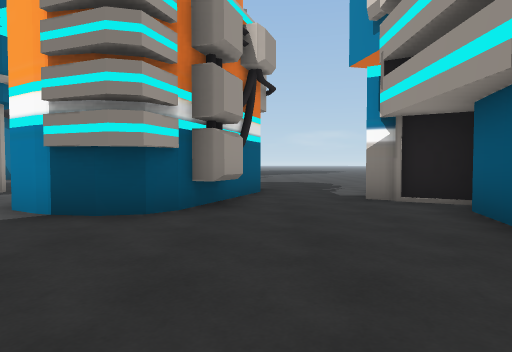
View 1 (above)

24 first-person views from a walk through a scene from a Unity 3-D project. The camera is 1.2 m above the floor, tilts 2° down and sees 75° across. The floor is counted in squares, 2 m on a side. Each view is taken from the middle of a square. On the plan, view 1 faces up. The plan holds only what a view shows up to about 10 squares ahead; the rest is blank. The place goes on beyond the plan. The player is left out.

View 2
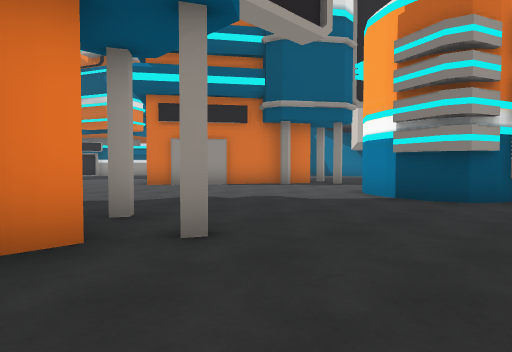

View 3
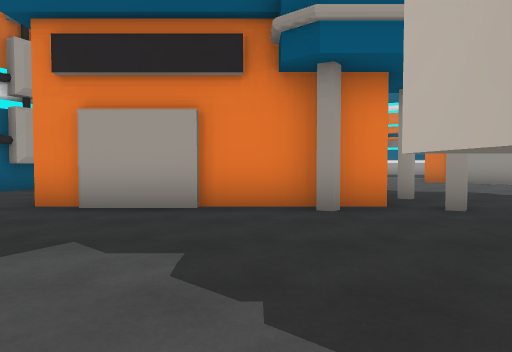

View 4
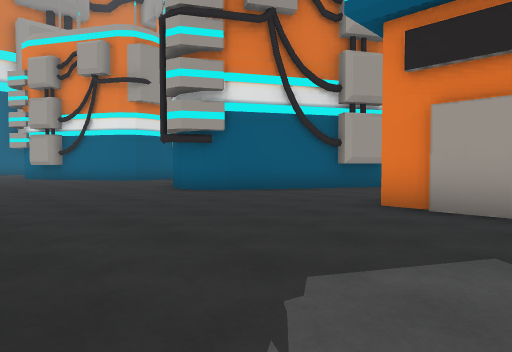

View 5
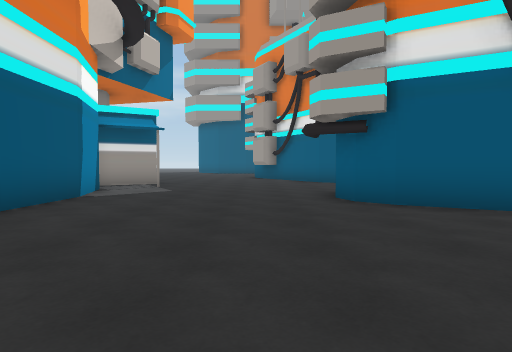

View 6
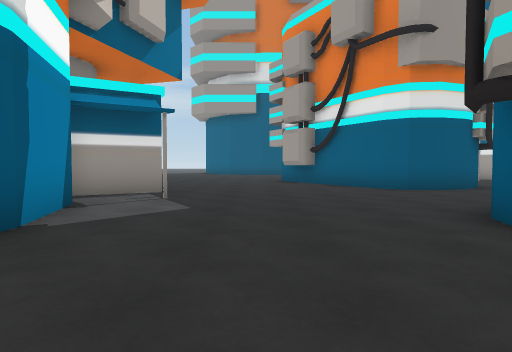

View 7
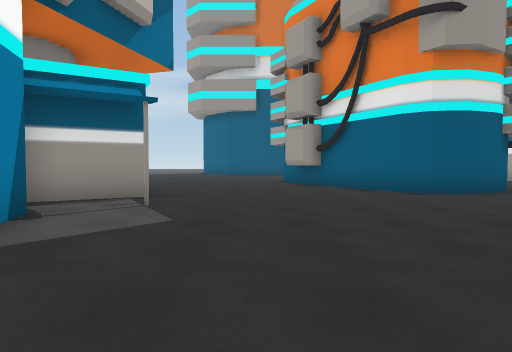

View 8
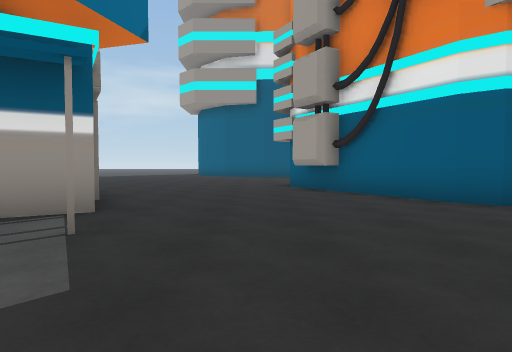

View 9
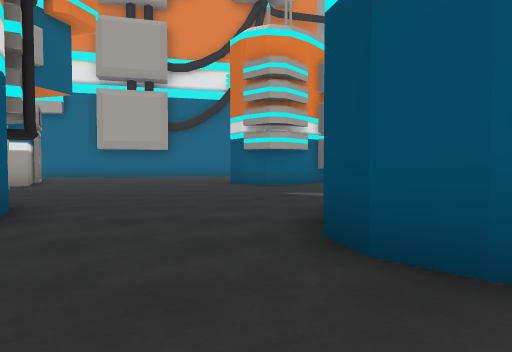

View 10
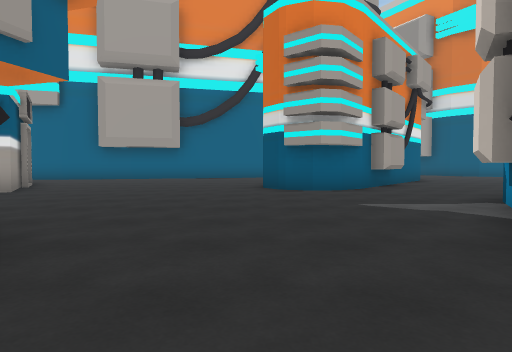

View 11
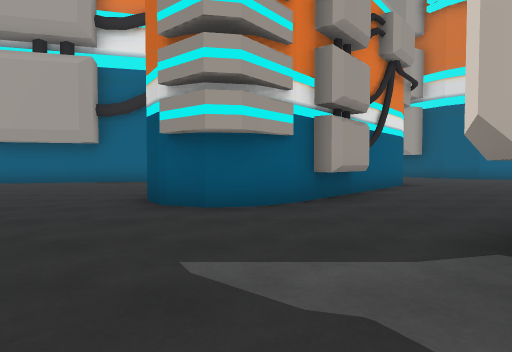

View 12
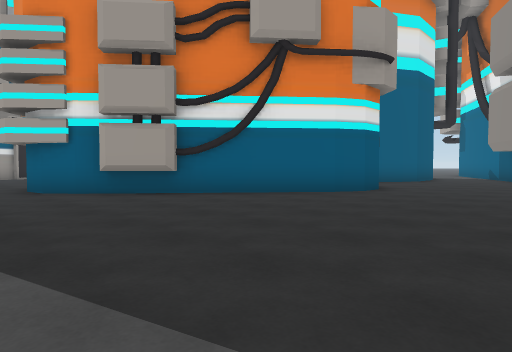

View 13
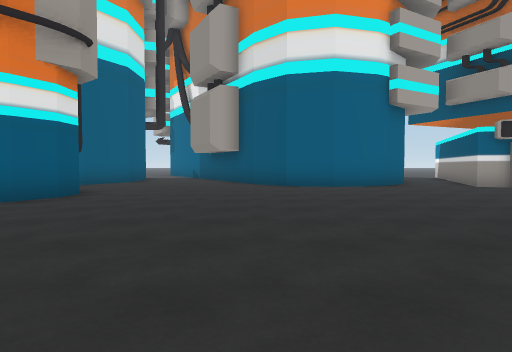

View 14
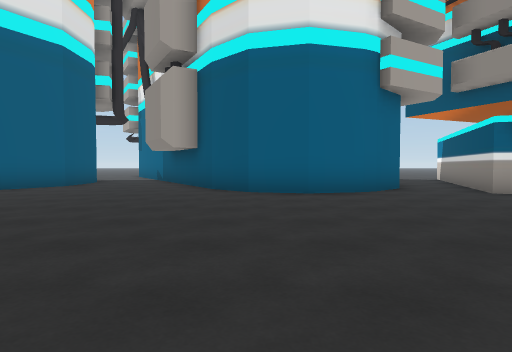

View 15
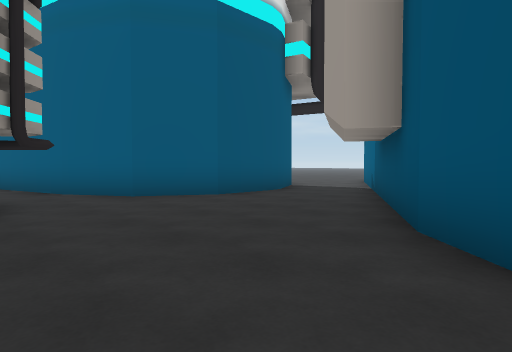

View 16
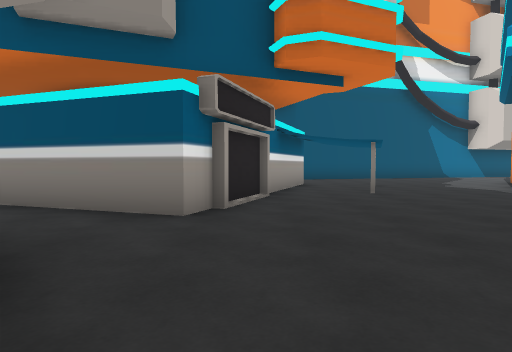

View 17
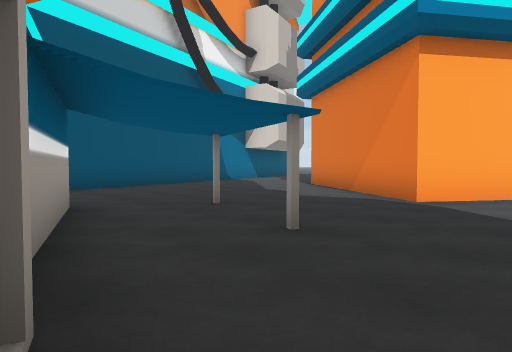

View 18
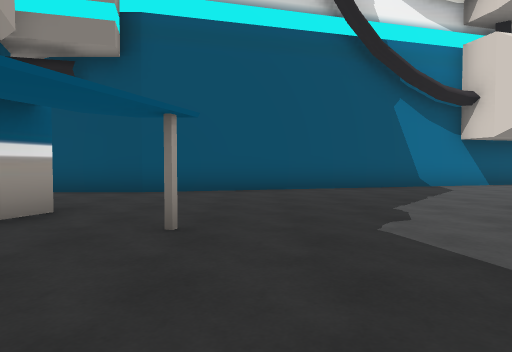

View 19
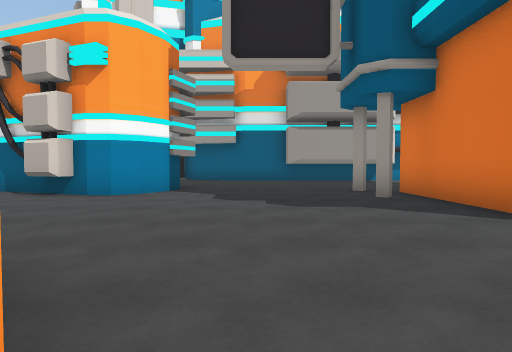

View 20
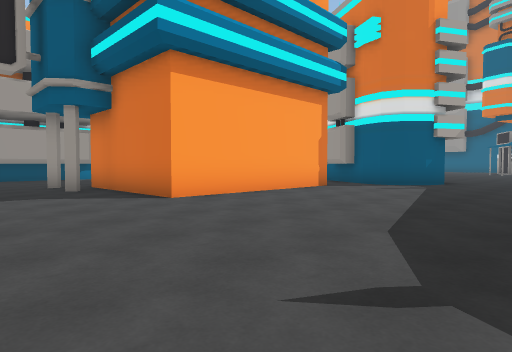

View 21
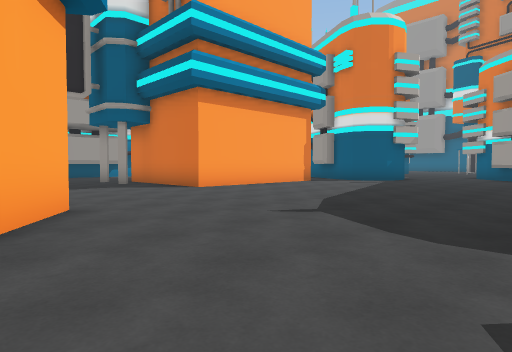

View 22
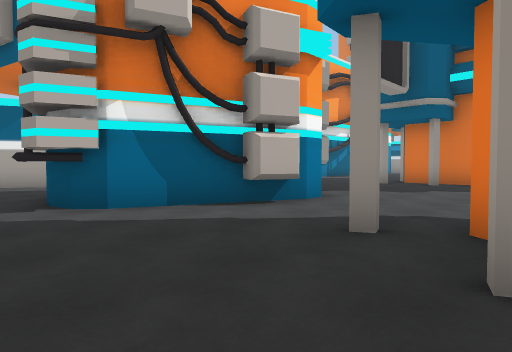

View 23
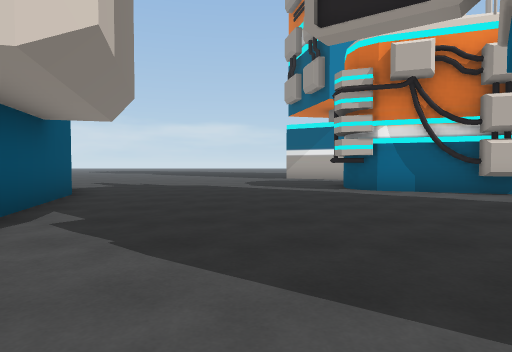

View 24
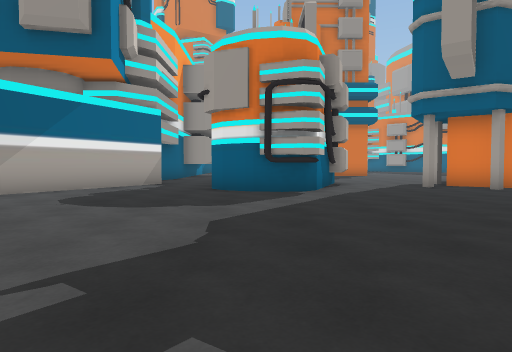

### Floor plan
Key: @ floor where view 1 was taken; # wall or solid block; . floor; B building.
Columns run from 24 left of view 1 to 3 right of it. Each row starts with its distance up from view 1.
 16                        ..
 15                    ###...
 14                #####......
 13            #####...........
 12        #####...............
 11       ##....................
 10       ......................
  9        .......B ......BB....
  8        #......B  B....##B..#
  7       ##.....B   BB..####..#
  6       #.....B    B..B###..##
  5       #.....B   B....###B..B
  4      ##......B  B....#BB...#
  3   ####........BB...........#
  2   ...#.....................
  1     ......................
  0     #...............B.B.@
 -1     ##............BBBB...
 -2      #............   BB..#
 -3     ##............   B.....
 -4   ###.............   B.....
 -5  ##...............   B.....
 -6 ##................B  B.....
 -7 ...........................
 -8 ......B###......##B........
 -9 #####.B  ##....B####.......#
-10     ##.   ##B...#  ###.....#
-11      #.    ##...BB  ##.....#
-12      #.     ##..... #B.....#
-13      #       #.............#
-14            ...............##
-15         ..................##
-16         ...........#B#.....
-17         ..........B  #.....B
-18         ..........   ##.....
-19         .. .....      #B....
-20            .B##       ##....
-21            #           B....

Positions as (right, up) in squares from view 1, and headings:
1: (0, 0), facing up
2: (0, -2), facing up-left
3: (2, -3), facing left
4: (2, -4), facing down-left
5: (-1, -5), facing down
6: (0, -8), facing down
7: (0, -9), facing down
8: (0, -11), facing down
9: (-1, -13), facing left
10: (-3, -14), facing left
11: (-6, -12), facing left
12: (-9, -4), facing down-left
13: (-10, -4), facing left
14: (-12, -3), facing left
15: (-17, -3), facing down-left
16: (-18, -2), facing up
17: (-18, 3), facing up-right
18: (-14, 4), facing up
19: (-10, 2), facing right
20: (-12, 2), facing down-right
21: (-14, 4), facing down-right
22: (-7, 10), facing down-right
23: (-10, 11), facing right
24: (-1, 16), facing down
